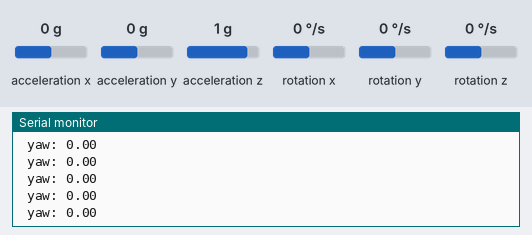
This sketch was run on a simulated Arduino Uno, built with avr-gcc and run on an emulated ATmega328P. Parts: the last lines printed to the serial monitor. Inputs (shaded band) come from the test bench; at power-on: rotation z 0 °/s, acceleration x 0 g, acceleration y 0 g, acceleration z 1 g, rotation x 0 °/s, rotation y 0 °/s.

Above: at 2.4 s.
2.5 s: rotation z set to -100 °/s
At 3.2 s:
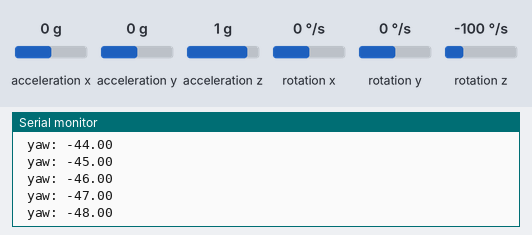
5.5 s: rotation z set to 192 °/s
At 6.2 s:
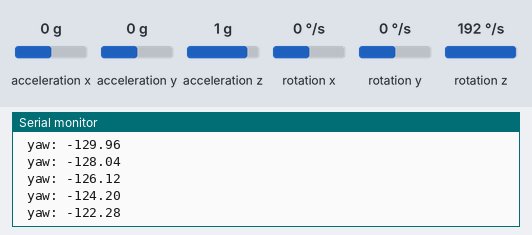
8.5 s: rotation z set to -100 °/s
At 9.1 s:
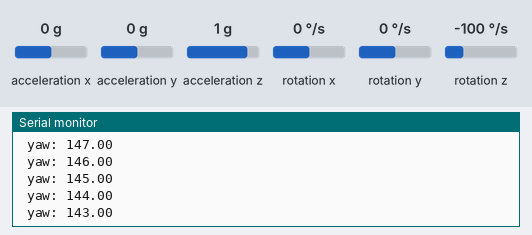
Timing chart, 0 to 11.5 s (numbered marks = the images above; inputs shaded):
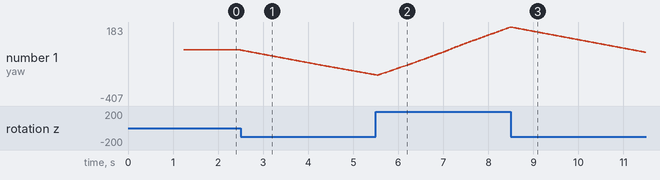

Measured:
- after the input at 2.5 s, the serial monitor: prints a new line at once (image 1)
- plotted number 1: 0 → -198 after the input at 2.5 s

The sketch:

MPU6050.ino
```cpp
#include <Wire.h>
#include <MPU6050.h>
#include <math.h>

MPU6050 mpu;

// Calibration values for the MPU6050 sensor
float ax_offset, ay_offset, az_offset, gx_offset, gy_offset, gz_offset;

// Roll, pitch, and yaw angles
float roll, pitch, yaw;

void setup() {
  Serial.begin(9600);
  Wire.begin();
  mpu.initialize();

  // Calibrate the MPU6050 sensor
  calibrateMPU6050();
}

void loop() {
  //calibrateMPU6050();
  // Read accelerometer and gyroscope data
  int16_t ax_raw, ay_raw, az_raw, gx_raw, gy_raw, gz_raw;
  mpu.getMotion6(&ax_raw, &ay_raw, &az_raw, &gx_raw, &gy_raw, &gz_raw);

  // Apply calibration offsets to the raw data
  float ax = (ax_raw - ax_offset) / 16384.0;
  float ay = (ay_raw - ay_offset) / 16384.0;
  float az = (az_raw - az_offset) / 16384.0;
  float gx = (gx_raw - gx_offset) / 131.0;
  float gy = (gy_raw - gy_offset) / 131.0;
  float gz = (gz_raw - gz_offset) / 131.0;
//  Serial.print("gz_offset : ");
//  Serial.println(gz_offset);
//  Serial.print("gz_raw : ");
//  Serial.println(gz_raw);
  // Calculate roll, pitch, and yaw angles
  roll = atan2(ay, az) * 180.0 / M_PI;
  pitch = atan2(-ax, sqrt(ay * ay + az * az)) * 180.0 / M_PI;
//  Serial.print("gz : ");
//  Serial.println(gz);
  yaw = yaw + (gz * 0.01);  // Integration of the gyroscope data over time (sampling interval is 10ms)

  // Print the angles to the serial monitor
  //Serial.print("roll: ");
  //Serial.print(roll);
  //Serial.print(" pitch: ");
  //Serial.print(pitch);
  Serial.print(" yaw: ");
  Serial.println(yaw);

  delay(10); // Sampling interval of 10ms
}

void calibrateMPU6050() {
  Serial.println("Calibrating MPU6050...");
  delay(10);
  int num_samples = 200;
  for (int i = 0; i < num_samples; i++) {
    // Read accelerometer and gyroscope data
    int16_t ax_raw, ay_raw, az_raw, gx_raw, gy_raw, gz_raw;
    mpu.getMotion6(&ax_raw, &ay_raw, &az_raw, &gx_raw, &gy_raw, &gz_raw);

    // Accumulate the offset values
    ax_offset += ax_raw;
    ay_offset += ay_raw;
    az_offset += az_raw;
    gx_offset += gx_raw;
    gy_offset += gy_raw;
    gz_offset += gz_raw;

    delay(2); // Sampling interval of 2ms
  }
  // Calculate the average offset values
  ax_offset /= num_samples;
  ay_offset /= num_samples;
  az_offset /= num_samples;
  gx_offset /= num_samples;
  gy_offset /= num_samples;
  gz_offset /= num_samples;
  Serial.println("Calibration complete.");
}
```
